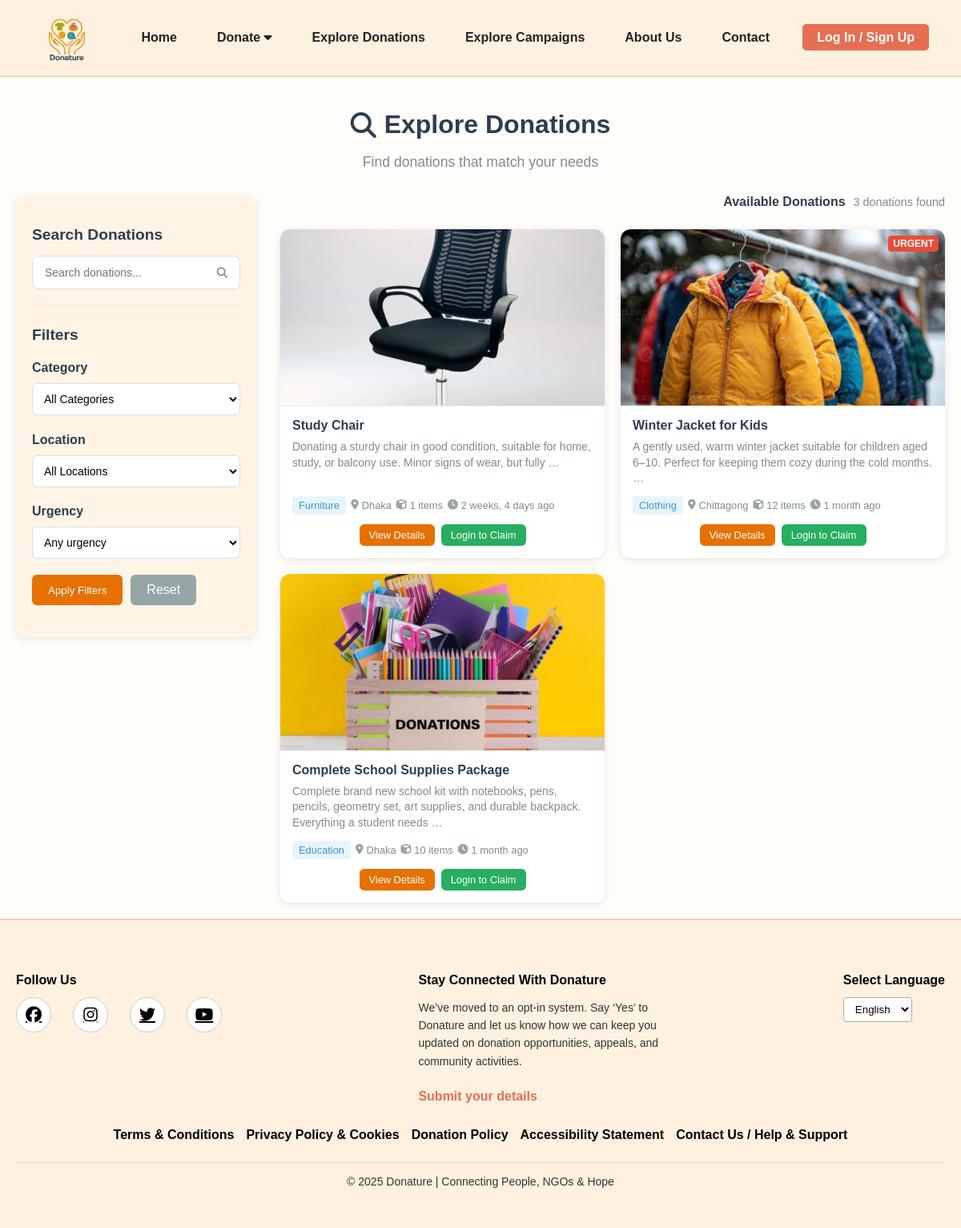
/explore/, run on the app's committed database.
### donations/models.py (models this page shows, shortened)
class DonationItem(models.Model):
    URGENCY_LEVELS = (
        ('low', 'Low'),
        ('medium', 'Medium'),
        ('high', 'High'),
    )
    STATUS_CHOICES = (
        ('available', 'Available'),
        ('reserved', 'Reserved'),
        ('claimed', 'Claimed'),
        ('expired', 'Expired'),
    )
    title = models.CharField(max_length=200)
    description = models.TextField()
    category = models.ForeignKey(Category, on_delete=models.CASCADE, null=True, blank=True)
    quantity = models.PositiveIntegerField(default=1)
    donor = models.ForeignKey(
        User,
        on_delete=models.CASCADE,
        limit_choices_to={'user_type': 'donor/recipient'},
        related_name="donated_items"
    )
    location = models.CharField(max_length=200)
    latitude = models.FloatField(blank=True, null=True)
    longitude = models.FloatField(blank=True, null=True)
    status = models.CharField(max_length=10, choices=STATUS_CHOICES, default='available')
    urgency = models.CharField(max_length=10, choices=URGENCY_LEVELS, default='medium')
    created_at = models.DateTimeField(default=timezone.now)
    updated_at = models.DateTimeField(auto_now=True)
    expiry_date = models.DateTimeField(blank=True, null=True)
    notify_immediately = models.BooleanField(default=False)
    is_verified = models.BooleanField(default=False)
    class Meta:
        ordering = ['-created_at']

class DonationImage(models.Model):
    donation_item = models.ForeignKey(DonationItem, on_delete=models.CASCADE, related_name='images')
    image = models.ImageField(upload_to='donation_images/')
    caption = models.CharField(max_length=200, blank=True)
    is_primary = models.BooleanField(default=False)
    uploaded_at = models.DateTimeField(auto_now_add=True)

class Category(models.Model):
    name = models.CharField(max_length=100)
    description = models.TextField(blank=True)
    icon = models.CharField(max_length=50, blank=True)
    class Meta:
        verbose_name_plural = "Categories"

### donations/views.py (the view)
# urls.py: path("explore/", views.explore_donations, name="explore_donations"),
def explore_donations(request):
    donations = DonationItem.objects.filter(status='available').select_related('category', 'donor')
    category_id = request.GET.get('category')
    location = request.GET.get('location')
    urgency = request.GET.get('urgency')
    search_query = request.GET.get('q')
    if category_id:
        donations = donations.filter(category_id=category_id)
    if location:
        donations = donations.filter(location__icontains=location)
    if urgency:
        donations = donations.filter(urgency=urgency)
    if search_query:
        donations = donations.filter(
            Q(title__icontains=search_query) |
            Q(description__icontains=search_query)
        )
    locations = DonationItem.objects.filter(status='available').values_list('location', flat=True).distinct()
    paginator = Paginator(donations, 12)  # Show 12 donations per page
    page_number = request.GET.get('page')
    page_obj = paginator.get_page(page_number)
    categories = Category.objects.all()
    context = {
        'donations': page_obj,  # Use paginated object
        'categories': categories,
        'locations': [loc for loc in locations if loc],  # Filter out empty values
        'selected_category': category_id,
        'selected_location': location,
        'selected_urgency': urgency,
        'search_query': search_query or '',
    }
    return render(request, "donations/explore_donations.html", context)

### custom_admin/views.py (called while the page is built)
def admin_context(request):
    if request.user.is_authenticated and request.user.user_type == 'admin':
        return {
            'pending_ngos_count': User.objects.filter(user_type='ngo', is_approved=False).count(),
            'pending_campaigns_count': Campaign.objects.filter(status='pending').count(),
            'pending_requests_count': RequestItem.objects.filter(status='pending').count(),
        }
    return {}

### donations/context_processors.py (called while the page is built)
def notifications_context(request):
    if request.user.is_authenticated:
        notifications = Notification.objects.filter(user=request.user).order_by('-created_at')[:5]
        unread_count = Notification.objects.filter(user=request.user, is_read=False).count()
    else:
        notifications = []
        unread_count = 0
    return {
        'notifications': notifications,
        'notifications_unread_count': unread_count
    }

### donations/templates/donations/explore_donations.html (shortened to what this page needs)
{% extends "donations/base.html" %}
{% load static %}
{% block content %}
<link rel="stylesheet" href="{% static 'donations/css/explore_donations.css' %}">
<div class="browse-container">
    <div class="browse-header">
        <h1><i class="fas fa-search"></i> Explore Donations</h1>
        <p>Find donations that match your needs</p>
    </div>
    <div class="browse-content">
        <div class="filters-sidebar">
            <div class="filter-section">
                <h3>Search Donations</h3>
                <form method="GET" action="{% url 'explore_donations' %}">
                    <div class="search-box">
                        <input type="text" name="q" placeholder="Search donations..." value="{{ search_query }}">
                        <button type="submit" class="search-btn">
                            <i class="fas fa-search"></i>
                        </button>
                    </div>
                </form>
            </div>
            <div class="filter-section">
                <h3>Filters</h3>
                <form method="GET" action="{% url 'explore_donations' %}" id="filter-form">
                    <div class="filter-group">
                        <h4>Category</h4>
                        <select class="filter-select" name="category">
                            <option value="">All Categories</option>
                        </select>
                    </div>
                    <div class="filter-group">
                        <h4>Location</h4>
                        <select class="filter-select" name="location">
                            <option value="">All Locations</option>
                        </select>
                    </div>
                    <div class="filter-group">
                        <h4>Urgency</h4>
                        <select class="filter-select" name="urgency">
                            <option value="">Any urgency</option>
                        </select>
                    </div>
                    <div class="filter-actions">
                        <button type="submit" class="apply-filters-btn">Apply Filters</button>
                        <a href="{% url 'explore_donations' %}" class="reset-filters-btn">Reset</a>
                    </div>
                </form>
            </div>
        </div>
      <div class="donations-list-wrapper">
           <div class="results-header">
                <h2>Available Donations</h2>
                <span class="results-count">{{ donations.paginator.count }} donations found</span>
            </div>
        <div class="donations-list">
            {% if donations %}
            {% for donation in donations %}
            <div class="donation-card">
                <div class="card-image">
                    {% if donation.images.first %}
                    <img src="{{ donation.images.first.image.url }}" alt="{{ donation.title }}">
                    {% else %}
                    <img src="{% static 'images/default-donation.jpg' %}" alt="{{ donation.title }}">
                    {% endif %}
                    {% if donation.urgency == 'high' %}
                    <span class="urgent-tag">URGENT</span>
                    {% endif %}
                </div>
                <div class="card-content">
                    <h3>{{ donation.title }}</h3>
                    <p class="donation-desc">{{ donation.description|truncatewords:20 }}</p>
                    <div class="donation-meta">
                        <span class="category-tag">{{ donation.category.name }}</span>
                        <span class="location"><i class="fas fa-map-marker-alt"></i> {{ donation.location }}</span>
                        <span class="quantity"><i class="fas fa-cube"></i> {{ donation.quantity }} items</span>
                        <span class="date"><i class="fas fa-clock"></i> {{ donation.created_at|timesince }} ago</span>
                    </div>
                    <div class="card-actions">
                        <a href="{% url 'donation_detail' donation.id %}" class="btn-details">View Details</a>
                        {% if user.is_authenticated and user.user_type != 'donor' %}
                        <form action="{% url 'claim_donation' donation.id %}" method="POST" style="display: inline;">
                            {% csrf_token %}
                            <button type="submit" class="btn-claim">
                                Claim Donation
                            </button>
                        </form>
                        {% elif not user.is_authenticated %}
                        <a href="#" onclick="openModal('loginModal')" class="btn-claim">Login to Claim</a>
                        {% endif %}
                    </div>
                </div>
            </div>
            {% endfor %}
            {% endif %}
        </div>
     </div>
    </div>
</div>
{% endblock %}

### donations/static/donations/css/base.css (style rules this page uses)
body { margin: 0; font-family: Arial, sans-serif; background-color: #fffdf9; color: #222; overflow-x: hidden; }

### donations/static/donations/css/explore_donations.css (style rules this page uses)
.browse-container { padding: 20px; max-width: 1400px; margin: 0 auto; }
.browse-header { text-align: center; margin-bottom: 30px; }
.browse-header h1 { color: #2c3e50; margin-bottom: 10px; display: flex; align-items: center; justify-content: center; gap: 10px; }
.browse-header p { color: #7f8c8d; font-size: 1.1rem; }
.browse-content { display: grid; grid-template-columns: 300px 1fr; gap: 30px; }
.filters-sidebar { background-color: #fff4e6; border-radius: 12px; padding: 20px; box-shadow: 0 2px 10px rgba(0,0,0,0.1); height: fit-content; position: sticky; top: 20px; }
.filter-section { margin-bottom: 25px; padding-bottom: 20px; border-bottom: 1px solid #eee; }
.filter-section:last-child { border-bottom: none; margin-bottom: 0; }
.filter-section h3 { color: #2c3e50; margin-bottom: 15px; font-size: 1.2rem; }
.filter-section h4 { color: #2c3e50; margin-bottom: 10px; font-size: 1rem; font-weight: 600; }
.search-box { position: relative; width: 100%; }
.search-box input { width: 100%; padding: 12px 45px 12px 15px; border: 1px solid #ddd; border-radius: 8px; font-size: 14px; box-sizing: border-box; }
.search-btn { position: absolute; right: 10px; top: 50%; transform: translateY(-50%); background: none; border: none; color: #7f8c8d; cursor: pointer; z-index: 2; }
.filter-select { width: 100%; padding: 10px; border: 1px solid #ddd; border-radius: 6px; font-size: 14px; background: white; }
.filter-actions { display: flex; gap: 10px; margin-top: 20px; }
.apply-filters-btn { padding: 10px 20px; background: #e67002; color: white; border: none; border-radius: 6px; cursor: pointer; font-weight: 500; }
.reset-filters-btn { padding: 10px 20px; background: #95a5a6; color: white; text-decoration: none; border-radius: 6px; text-align: center; }
.donations-list { display: grid; grid-template-columns: repeat(auto-fit, minmax(280px, 1fr)); gap: 20px; }
.donation-card { background: white; border-radius: 12px; overflow: hidden; box-shadow: 0 2px 10px rgba(0,0,0,0.1); transition: transform 0.3s ease, box-shadow 0.3s ease; display: flex; flex-direction: column; }
.card-image { position: relative; width: 100%; height: 220px; overflow: hidden; border-bottom: 1px solid #eee; border-radius: 12px 12px 0 0; }
.card-image img { width: 100%; height: 100%; object-fit: cover; transition: transform 0.3s ease; }
.urgent-tag { position: absolute; top: 8px; right: 8px; background: #e74c3c; color: white; padding: 3px 6px; font-size: 0.75rem; font-weight: 600; border-radius: 4px; }
.card-content { padding: 15px; display: flex; flex-direction: column; flex-grow: 1; }
.card-content h3 { color: #2c3e50; margin: 0 0 8px 0; font-size: 1rem; }
.donation-desc { color: #7f8c8d; margin: 0 0 12px 0; font-size: 0.875rem; line-height: 1.4; flex-grow: 1; }
.donation-meta { display: flex; flex-wrap: wrap; gap: 6px; margin-bottom: 12px; font-size: 0.8rem; }
.category-tag { background: #e8f4fd; color: #3498db; padding: 4px 8px; border-radius: 4px; font-weight: 500; }
.location, .quantity, .date { display: flex; align-items: center; gap: 4px; color: #7f8c8d; }
.location i, .quantity i, .date i { color: #95a5a6; }
.card-actions { display: flex; justify-content: center; gap: 8px; flex-wrap: wrap; margin-top: auto; }
.btn-details, .btn-claim { padding: 6px 12px; font-size: 0.8rem; border-radius: 6px; text-decoration: none; font-weight: 500; transition: background 0.3s ease; }
.btn-details { background: #e67002; color: white; }
.btn-claim { background: #27ae60; color: white; border: none; cursor: pointer; }
.donations-list-wrapper { display: flex; flex-direction: column; gap: 15px; width: 100%; }
.results-header { display: flex; justify-content: flex-end; align-items: center; gap: 10px; margin-bottom: 10px; }
.results-header h2 { margin: 0; font-size: 1rem; color: #2c3e50; }
.results-count { font-size: 0.9rem; color: #7f8c8d; }

### data on the page
DonationItem: images.first.image (picture), title "Study Chair", description "Donating a sturdy chair in good condition, suitable for home, study, or balcony use. Minor signs of wear, but fully …", category.name "Furniture", location "Dhaka", quantity "1", created_at "2 weeks, 4 days"
DonationItem: images.first.image (picture), urgency "URGENT", title "Winter Jacket for Kids", description "A gently used, warm winter jacket suitable for children aged 6–10. Perfect for keeping them cozy during the cold months. …", category.name "Clothing", location "Chittagong", quantity "12", created_at "1 month"
DonationItem: images.first.image (picture), title "Complete School Supplies Package", description "Complete brand new school kit with notebooks, pens, pencils, geometry set, art supplies, and durable backpack. Everything a student needs …", category.name "Education", location "Dhaka", quantity "10", created_at "1 month"

### other printed values
{{ donations.paginator.count }} "3"
